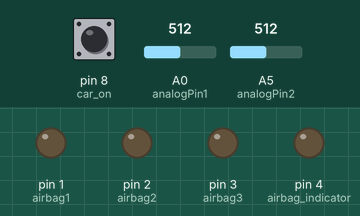
Simulated run of this sketch. Board: Arduino Uno, built with avr-gcc and run on an emulated ATmega328P. Parts: output pins drawn as LEDs (lit = HIGH). The test bench sets the inputs (shaded band); at power-on: pin 8 (car_on) HIGH, A0 (analogPin1) = 512, A5 (analogPin2) = 512.

Above: at 1.2 s.
1.3 s: pin 8 (car_on) pulled LOW for 0.15 s
At 2.5 s:
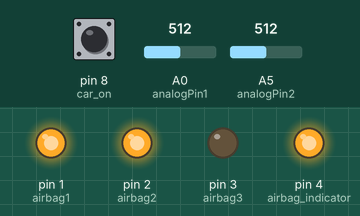
Timing chart, 0 to 4.3 s (numbered marks = the images above; inputs shaded):
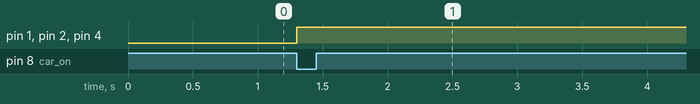

The sketch:

arduino_code_airbag.ino
```cpp
#define airbag_indicator 4 //Indicates whether the airbag is turned ON, independent on the number of airbags opened
#define airbag1 1  //Depicts airbag 1
#define airbag2 2   //Depicts airbag 2
#define airbag3 3    //Depicts airbag 3

int analogPin1 =A0; //Crash sensor1
int analogPin2 =A5; //Crash sensor2
const char car_on=8; //inorder to indicate that the vehicle is on
bool pressed =false;
int val1=0;  //Crash sensor1 input value ,analog in nature
int val2=0;  //Crash sensor1 input value ,analog in nature


void setup()
{   //setting up various pins as inputs and outputs
 pinMode(analogPin1,INPUT);
 pinMode(analogPin2,INPUT);
 pinMode(airbag_indicator,OUTPUT);
 pinMode(airbag1,OUTPUT);
 pinMode(airbag2,OUTPUT);
 pinMode(airbag3,OUTPUT);
 pinMode(airbag3,OUTPUT);
 pinMode(car_on,INPUT_PULLUP);
}

void loop()
{
bool car_on_value=digitalRead(car_on); //boolean value used to store the data ,that is whether the vehicle is turned ON or OFF

val1=analogRead(analogPin1); //Reading the value from crash sensor1
val2=analogRead(analogPin2); //Reading the value from crash sensor2


  if(car_on_value == pressed) //condition that checks whether the vehicle is ON
  {

  if(val1<=250&&val2<=250) //No crash is detected
  {
    //None of the airbags and also not even the airbag indicator should be turned ON
    digitalWrite(airbag_indicator,LOW);
    digitalWrite(airbag1,LOW);
    digitalWrite(airbag2,LOW);
    digitalWrite(airbag3,LOW);
  }


  if(val1>250&&val1<=500&&val2>250&&val2<=500) //Level-1 crash is detected
  {
    //Airbag 1 and the Airbag indicator must be turned ON
    digitalWrite(airbag_indicator,HIGH);
    digitalWrite(airbag1,HIGH);
    digitalWrite(airbag2,LOW);
    digitalWrite(airbag3,LOW);
  }


  if(val1>500&&val1<=750&&val2>500&&val2<=750)  //Level-2 crash is detected
  {
      //Airbag 1 and Airbag 2 and also the Airbag indicator must be turned ON
  digitalWrite(airbag_indicator,HIGH);
    digitalWrite(airbag1,HIGH);
    digitalWrite(airbag2,HIGH);
    digitalWrite(airbag3,LOW);
  }


  if(val1>750&&val2>750)  //Level-3 crash is detected
  {
     //Airbag 1,Airbag 2,Airbag3 and also theAirbag indicator must be turned ON

    digitalWrite(airbag_indicator,HIGH);
    digitalWrite(airbag1,HIGH);
    digitalWrite(airbag2,HIGH);
    digitalWrite(airbag3,HIGH);
  }
}
}
```

Measured:
- after the input at 1.3 s, pin 1 (airbag1), pin 2 (airbag2), pin 4 (airbag_indicator): LOW → HIGH at once
